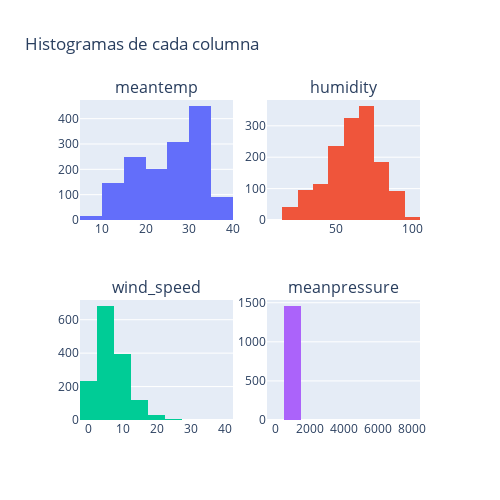

Notebook code for this chart:
### Markdown cell above
Histogramas por atributo

### Code cell
GraficarDistribucionPlotly(df.iloc[:,1:], 2, 500, 500, nbinsx=10)

### Figure 1 — Plotly figure (JSON) as saved in the notebook; plotly's stock layout.template omitted (floating-point values rounded to 4 significant figures; data arrays with more than 128 entries replaced by an {"elided": "..."} marker saying what was removed)
{"data": [{"name": "meantemp", "nbinsx": 10, "type": "histogram", "x": {"elided": "1462 float values"}, "xaxis": "x", "yaxis": "y"}, {"name": "humidity", "nbinsx": 10, "type": "histogram", "x": {"elided": "1462 float values"}, "xaxis": "x2", "yaxis": "y2"}, {"name": "wind_speed", "nbinsx": 10, "type": "histogram", "x": {"elided": "1462 float values"}, "xaxis": "x3", "yaxis": "y3"}, {"name": "meanpressure", "nbinsx": 10, "type": "histogram", "x": {"elided": "1462 float values"}, "xaxis": "x4", "yaxis": "y4"}], "layout": {"annotations": [{"font": {"size": 16}, "showarrow": false, "text": "meantemp", "x": 0.225, "xanchor": "center", "xref": "paper", "y": 1, "yanchor": "bottom", "yref": "paper"}, {"font": {"size": 16}, "showarrow": false, "text": "humidity", "x": 0.775, "xanchor": "center", "xref": "paper", "y": 1, "yanchor": "bottom", "yref": "paper"}, {"font": {"size": 16}, "showarrow": false, "text": "wind_speed", "x": 0.225, "xanchor": "center", "xref": "paper", "y": 0.375, "yanchor": "bottom", "yref": "paper"}, {"font": {"size": 16}, "showarrow": false, "text": "meanpressure", "x": 0.775, "xanchor": "center", "xref": "paper", "y": 0.375, "yanchor": "bottom", "yref": "paper"}], "height": 500, "showlegend": false, "title": {"text": "Histogramas de cada columna"}, "width": 500, "xaxis": {"anchor": "y", "domain": [0, 0.45]}, "xaxis2": {"anchor": "y2", "domain": [0.55, 1]}, "xaxis3": {"anchor": "y3", "domain": [0, 0.45]}, "xaxis4": {"anchor": "y4", "domain": [0.55, 1]}, "yaxis": {"anchor": "x", "domain": [0.625, 1]}, "yaxis2": {"anchor": "x2", "domain": [0.625, 1]}, "yaxis3": {"anchor": "x3", "domain": [0, 0.375]}, "yaxis4": {"anchor": "x4", "domain": [0, 0.375]}}}
